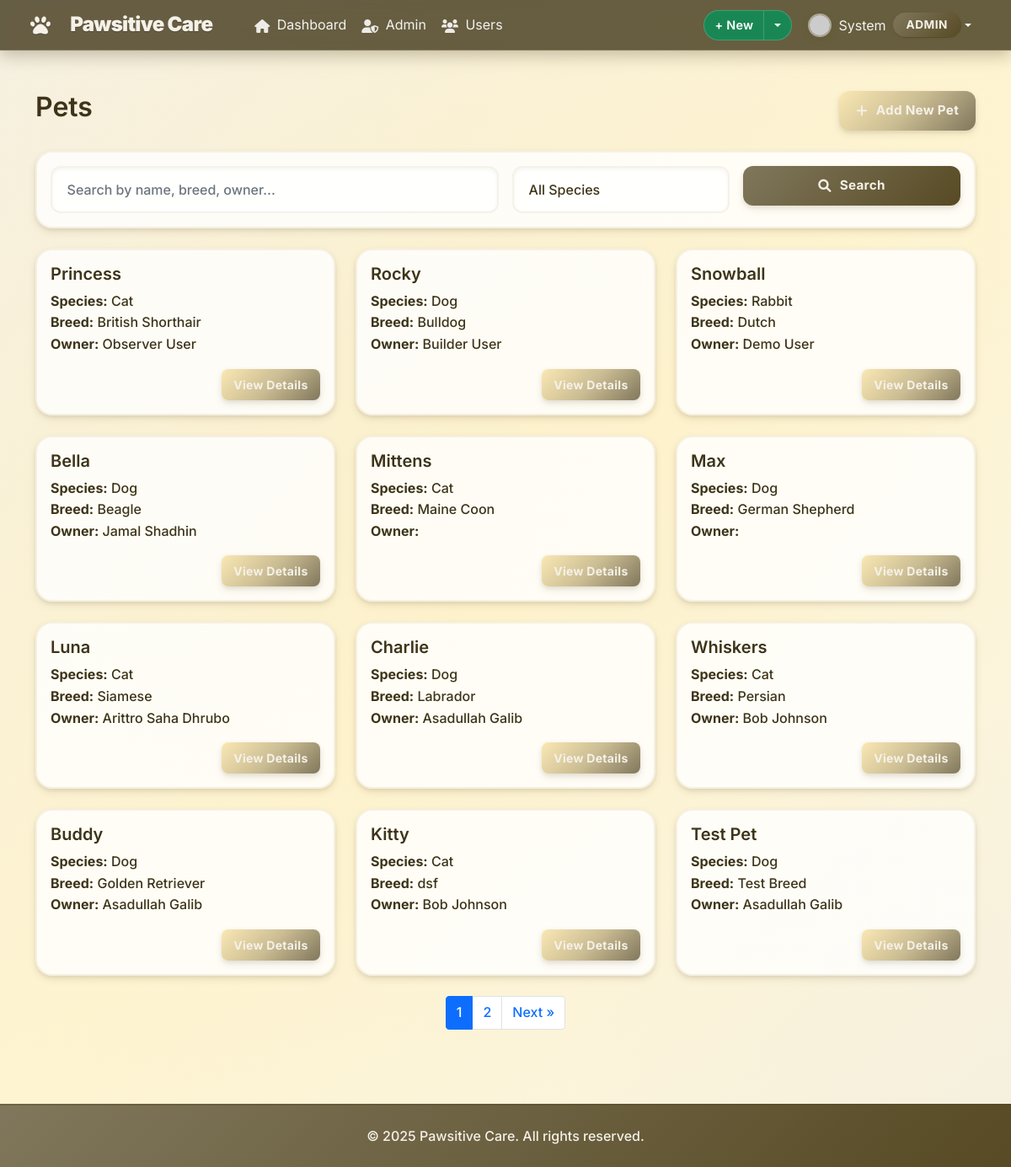
The page /pets/ (signed in) on the database its author committed.
### accounts/models.py (models this page shows, shortened)
class CustomUser(AbstractUser):
    ROLE_CHOICES = [
        ('admin', 'Admin'),
        ('vet', 'Veterinarian'),
        ('staff', 'Staff'),
        ('client', 'Client'),
    ]
    phone = models.CharField(max_length=20, blank=False)
    address = models.TextField(blank=False)
    role = models.CharField(max_length=10, choices=ROLE_CHOICES, default='client')
    def is_admin(self):
        return self.role == 'admin'

### pets/models.py (models this page shows, shortened)
class Pet(models.Model):
    SPECIES_CHOICES = [
        ('DOG', 'Dog'),
        ('CAT', 'Cat'),
        ('BIRD', 'Bird'),
        ('RABBIT', 'Rabbit'),
        ('HAMSTER', 'Hamster'),
        ('GUINEA_PIG', 'Guinea Pig'),
        ('FISH', 'Fish'),
        ('TURTLE', 'Turtle'),
        ('SNAKE', 'Snake'),
        ('LIZARD', 'Lizard'),
        ('FERRET', 'Ferret'),
        ('HORSE', 'Horse'),
        ('CHICKEN', 'Chicken'),
        ('PARROT', 'Parrot'),
        ('OTHER', 'Other'),
    ]
    GENDER_CHOICES = [
        ('M', 'Male'),
        ('F', 'Female'),
        ('U', 'Unknown'),
    ]
    name = models.CharField(max_length=100)
    species = models.CharField(max_length=10, choices=SPECIES_CHOICES)
    breed = models.CharField(max_length=100, blank=True)
    age = models.IntegerField(help_text="Age in years", null=True, blank=True)
    gender = models.CharField(max_length=1, choices=GENDER_CHOICES, default='U')
    weight = models.DecimalField(max_digits=5, decimal_places=2, null=True, blank=True)
    color = models.CharField(max_length=50, blank=True)
    microchip_id = models.CharField(max_length=50, blank=True, unique=True)
    owner = models.ForeignKey(settings.AUTH_USER_MODEL, on_delete=models.CASCADE, related_name='pets')
    medical_conditions = models.TextField(blank=True)
    special_notes = models.TextField(blank=True)
    vaccination_status = models.CharField(
        max_length=20,
        choices=[
            ('UP_TO_DATE', 'Up to Date'),
            ('DUE_SOON', 'Due Soon'),
            ('OVERDUE', 'Overdue'),
            ('UNKNOWN', 'Unknown')
        ],
        default='UNKNOWN',
        help_text="Current status of pet's vaccinations"
    )
    created_at = models.DateTimeField(auto_now_add=True)
    updated_at = models.DateTimeField(auto_now=True)
    is_active = models.BooleanField(default=True)
    objects = PetQuerySet.as_manager()
    observers = []
    class Meta:
        ordering = ['-created_at']
        indexes = [
            models.Index(fields=['name']),
            models.Index(fields=['owner']),
            models.Index(fields=['species']),
        ]

### pets/views.py (the view, shortened to what this page needs)
# urls.py: path('', views.pet_list, name='pet_list'),
@login_required
def pet_list(request):
    if request.user.is_staff:
        pets = Pet.objects.active()
    else:
        pets = Pet.objects.active().for_user(request.user)
    search_form = PetSearchForm(request.GET)
    if search_form.is_valid():
        search_query = search_form.cleaned_data.get('search', '').strip()
        species_filter = search_form.cleaned_data.get('species', '')
        sort_by = search_form.cleaned_data.get('sort_by', '-created_at')
        if search_query:
            pets = pets.search(search_query)
        if species_filter:
            pets = pets.by_species(species_filter)
        valid_sort_fields = ['name', '-name', 'created_at', '-created_at', 'species', '-species']
        if sort_by in valid_sort_fields:
            pets = pets.order_by(sort_by)
    paginator = Paginator(pets, 12)  # Show 12 pets per page
    page = request.GET.get('page')
    pets = paginator.get_page(page)
    context = {
        'pets': pets,
        'search_form': search_form,
        'species_choices': Pet.SPECIES_CHOICES,
    }
    return render(request, 'pets/pet_list.html', context)

### pets/forms.py
class PetSearchForm(forms.Form):
    search = forms.CharField(
        required=False,
        widget=forms.TextInput(attrs={
            'class': 'form-control',
            'placeholder': 'Search by name, breed, owner...',
            'autocomplete': 'off'
        })
    )
    species = forms.ChoiceField(
        required=False,
        choices=[('', 'All Species')] + Pet.SPECIES_CHOICES,
        widget=forms.Select(attrs={
            'class': 'form-control'
        })
    )
    sort_by = forms.ChoiceField(
        required=False,
        choices=[
            ('-created_at', 'Newest First'),
            ('created_at', 'Oldest First'),
            ('name', 'Name A-Z'),
            ('-name', 'Name Z-A'),
            ('species', 'Species A-Z'),
            ('-species', 'Species Z-A'),
        ],
        initial='-created_at',
        widget=forms.Select(attrs={
            'class': 'form-control'
        })
    )

### petmedia/context_processors.py (called while the page is built)
def recent_blog_posts(request):
    try:
        recent_posts = repo_manager.posts.get_recent_posts(limit=3)
        return {'recent_blog_posts': recent_posts}
    except Exception:
        return {'recent_blog_posts': []}

def blog_stats(request):
    try:
        if request.user.is_authenticated:
            user_posts_count = repo_manager.posts.get_by_author(request.user).count()
            return {'user_blog_posts_count': user_posts_count}
        return {'user_blog_posts_count': 0}
    except Exception:
        return {'user_blog_posts_count': 0}

### petmedia/patterns/repository.py (called while the page is built)
    def get_by_author(self, author: 'User') -> QuerySet['BlogPost']:
        return self.model.objects.filter(
            author=author
        ).select_related('category', 'related_pet')

    def get_recent_posts(self, limit: int = 10) -> QuerySet['BlogPost']:
        return self.model.objects.filter(
            is_published=True
        ).order_by('-created_at')[:limit].select_related('author', 'category', 'related_pet')

    @property
    def posts(self) -> BlogPostRepository:
        if self._post_repo is None:
            self._post_repo = BlogPostRepository()
        return self._post_repo

### pets/patterns/repository.py (called while the page is built)
    def active(self):
        return self.filter(is_active=True)

### pets/templates/pets/pet_list.html (shortened to what this page needs)
{% extends 'accounts/base.html' %}
{% block content %}
<div class="container mt-4">
  <div class="row mb-4">
    <div class="col">
      <h2>Pets</h2>
    </div>
    <div class="col text-end">
      <a href="{% url 'pets:pet_create' %}" class="btn btn-primary">
        <i class="fas fa-plus"></i> Add New Pet
      </a>
    </div>
  </div>
  <div class="card mb-4">
    <div class="card-body">
      <form method="get" class="row g-3">
        <div class="col-md-6">
          {{ search_form.search }}
        </div>
        <div class="col-md-3">
          {{ search_form.species }}
        </div>
        <div class="col-md-3">
          <button type="submit" class="btn btn-secondary w-100">
            <i class="fas fa-search"></i> Search
          </button>
        </div>
      </form>
    </div>
  </div>
  <div class="row row-cols-1 row-cols-md-3 g-4">
    {% for pet in pets %}
    <div class="col">
      <div class="card h-100">
        <div class="card-body">
          <h5 class="card-title">
            {{ pet.name }}
          </h5>
          <p class="card-text">
            <strong>Species:</strong>
            {{ pet.get_species_display }}<br>
            <strong>Breed:</strong>
            {{ pet.breed }}<br>
            <strong>Owner:</strong>
            {{ pet.owner.get_full_name }}
          </p>
          <div class="text-end">
            <a href="{% url 'pets:pet_detail' pet.pk %}" class="btn btn-primary btn-sm">
              View Details
            </a>
          </div>
        </div>
      </div>
    </div>
    {% empty %}
    <div class="col-12">
      <div class="alert alert-info">
        No pets found.
      </div>
    </div>
    {% endfor %}
  </div>
  {% if pets.has_other_pages %}
  <nav aria-label="Page navigation" class="mt-4">
    <ul class="pagination justify-content-center">
      {% for num in pets.paginator.page_range %}
      <li class="page-item {% if pets.number == num %}active{% endif %}">
        <a class="page-link" href="?page={{ num }}&search={{ search_query }}">
          {{ num }}</a>
      </li>
      {% endfor %}
      {% if pets.has_next %}
      <li class="page-item">
        <a class="page-link" href="?page={{ pets.next_page_number }}&search={{ search_query }}">Next &raquo;</a>
      </li>
      {% endif %}
    </ul>
  </nav>
  {% endif %}
</div>
{% endblock %}

### accounts/templates/accounts/base.html (shortened to what this page needs)
<!DOCTYPE html>
<html lang="en">
<head>
  <link href="https://cdn.jsdelivr.net/npm/bootstrap@5.1.3/dist/css/bootstrap.min.css" rel="stylesheet">
  <link href="https://cdnjs.cloudflare.com/ajax/libs/font-awesome/6.0.0/css/all.min.css" rel="stylesheet">
  {% load static %}
  <link rel="stylesheet" href="{% static 'style.css' %}">
</head>
<body>
  <nav class="navbar navbar-expand-lg navbar-dark app-navbar">
    <div class="container nav-inner">
      <a class="navbar-brand d-flex align-items-center" href="{% url 'accounts:client_dashboard' %}">
        <i class="fas fa-paw me-2"></i><span>Pawsitive Care</span>
      </a>
      <div class="collapse navbar-collapse" id="navbarNav">
        <ul class="navbar-nav me-2">
          {% if user.is_authenticated %}
          <li class="nav-item">
            <a class="nav-link {% if request.resolver_match.url_name == 'client_dashboard' %}active{% endif %}" href="{% url 'accounts:client_dashboard' %}">
              <i class="fas fa-home me-1"></i> Dashboard
            </a>
          </li>
          {% if user.is_admin %}
          <li class="nav-item">
            <a class="nav-link {% if request.resolver_match.url_name == 'admin_dashboard' %}active{% endif %}" href="{% url 'accounts:admin_dashboard' %}">
              <i class="fas fa-user-shield me-1"></i> Admin
            </a>
          </li>
          <li class="nav-item">
            <a class="nav-link {% if request.resolver_match.url_name == 'user_management' %}active{% endif %}" href="{% url 'accounts:user_management' %}">
              <i class="fas fa-users me-1"></i> Users
            </a>
          </li>
          {% elif user.is_vet %}
          <li class="nav-item">
            <a class="nav-link {% if request.resolver_match.url_name == 'vet_dashboard' %}active{% endif %}" href="{% url 'accounts:vet_dashboard' %}">
              <i class="fas fa-stethoscope me-1"></i> Vet Panel
            </a>
          </li>
          {% elif user.is_staff_member %}
          <li class="nav-item">
            <a class="nav-link {% if request.resolver_match.url_name == 'staff_dashboard' %}active{% endif %}" href="{% url 'accounts:staff_dashboard' %}">
              <i class="fas fa-user-tie me-1"></i> Staff Panel
            </a>
          </li>
          {% endif %}
          {% endif %}
        </ul>
        <div class="d-flex align-items-center gap-2 ms-auto">
          {% if user.is_authenticated %}
          <div class="btn-group">
            <button class="btn btn-success btn-sm" type="button">+ New</button>
            <button class="btn btn-success btn-sm dropdown-toggle dropdown-toggle-split" type="button" data-bs-toggle="dropdown" aria-expanded="false" aria-label="Toggle quick create"></button>
          </div>
          <div class="dropdown">
            <a class="nav-link dropdown-toggle d-flex align-items-center" href="#" id="navbarDropdown" role="button" data-bs-toggle="dropdown" aria-expanded="false">
              <img class="avatar me-2" src="https://api.dicebear.com/7.x/identicon/svg?seed={{ user.username }}" alt="Avatar">
              <span class="me-2">
                {{ user.first_name|default:user.username }}</span>
              <span class="badge badge-secondary role-badge">
                {{ user.get_role_display }}</span>
            </a>
          </div>
          {% endif %}
        </div>
      </div>
    </div>
  </nav>
  <main class="page-main my-4">
    {% block content %}{% endblock %}
  </main>
  <footer class="mt-5 py-4">
    <div class="container text-center">
      <p class="mb-0">&copy; {% now "Y" %} Pawsitive Care. All rights reserved.</p>
    </div>
  </footer>
</body>
</html>

### rows shown on the page
CustomUser: first_name "System", role "ADMIN"
Pet: name "Princess", species "Cat", breed "British Shorthair", owner.get_full_name "Observer User"
Pet: name "Rocky", species "Dog", breed "Bulldog", owner.get_full_name "Builder User"
Pet: name "Snowball", species "Rabbit", breed "Dutch", owner.get_full_name "Demo User"
Pet: name "Bella", species "Dog", breed "Beagle", owner.get_full_name "Jamal Shadhin"
Pet: name "Mittens", species "Cat", breed "Maine Coon"
Pet: name "Max", species "Dog", breed "German Shepherd"
Pet: name "Luna", species "Cat", breed "Siamese", owner.get_full_name "Arittro Saha Dhrubo"
Pet: name "Charlie", species "Dog", breed "Labrador", owner.get_full_name "Asadullah Galib"
Pet: name "Whiskers", species "Cat", breed "Persian", owner.get_full_name "Bob Johnson"
Pet: name "Buddy", species "Dog", breed "Golden Retriever", owner.get_full_name "Asadullah Galib"
Pet: name "Kitty", species "Cat", breed "dsf", owner.get_full_name "Bob Johnson"
Pet: name "Test Pet", species "Dog", breed "Test Breed", owner.get_full_name "Asadullah Galib"

### other values the page prints
{{ num }} "1" "2"
